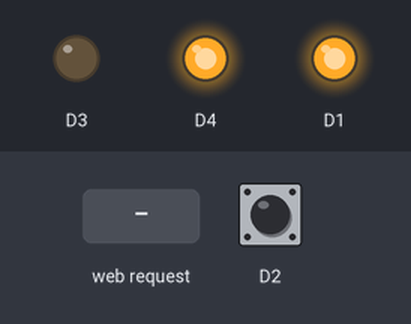
A sketch run on a simulated ESP8266 (Wemos D1 mini). Shown: output pins drawn as LEDs (lit = HIGH). The inputs (shaded band) are chosen by the test bench; at power-on: D2 HIGH. WiFi joins after 1.5 s; servers stay silent unless stated; what the sketch prints to the serial monitor is not drawn.

Above: at 2.7 s.
2.8 s: HTTP request GET /1/off received
At 3.5 s:
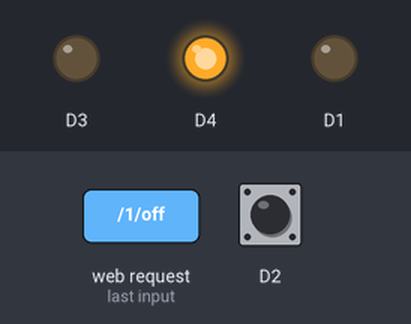
4.3 s: HTTP request GET /1/on received
At 4.6 s:
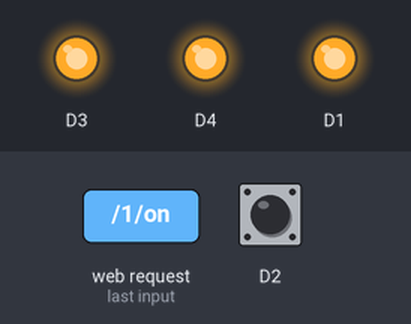
5.8 s: D2 pulled LOW for 0.15 s
At 5.87 s:
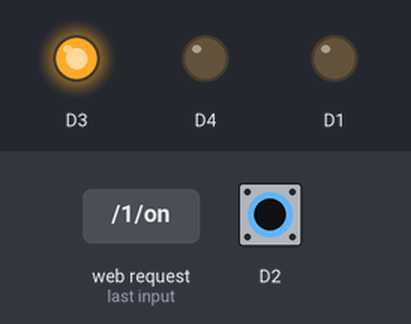
7.4 s: D2 pulled LOW for 3.2 s
At 11.8 s:
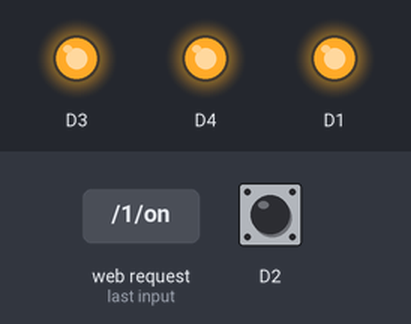
12.1 s: HTTP request GET /2/off received
At 13.0 s:
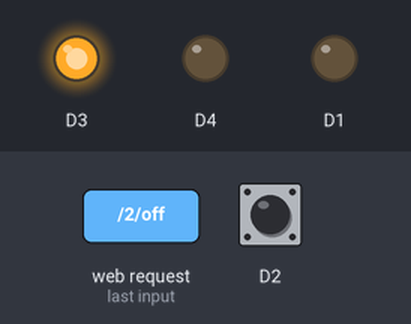
13.6 s: HTTP request GET /1/on received
At 14.2 s:
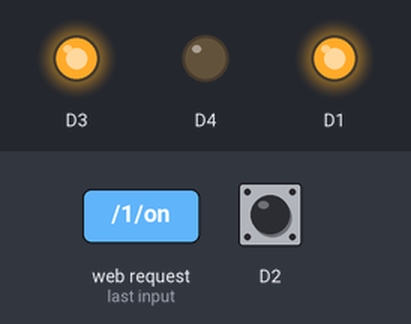
Timing chart, 0 to 16.1 s (numbered marks = the images above; inputs shaded):
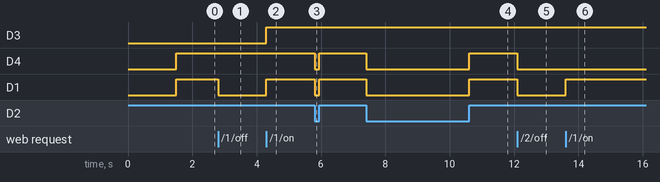

Measured:
- after the input at 2.8 s, D1: HIGH → LOW at once
- after the input at 4.3 s, D3, D1: LOW → HIGH at once
- after the input at 5.8 s, D4, D1: HIGH → LOW at once, → HIGH 0.15 s later
- after the input at 7.4 s, D4, D1: HIGH → LOW at once, → HIGH 3.2 s later
- after the input at 12.1 s, D4, D1: HIGH → LOW at once
- after the input at 13.6 s, D1: LOW → HIGH at once

The sketch:

wemos-light-switch.ino
```cpp
#include <ESP8266WiFi.h>
#include <WiFiClient.h>
#include <ESP8266WebServer.h>
#include <ESP8266mDNS.h>

#include "passwords.h" //this file contains the name and the password of the local router

ESP8266WebServer server ( 81 );
bool out2state = false;
bool button2state = false;

void switchOutput(int a, int value) {
  switch (value) {
    case 0:
    case 1:
      digitalWrite(D1, value);
      switch (a) {
        case 1: digitalWrite(D3, value); //set pin D3 to the state we want
            server.send (200, "text/html", "OK <a href='/1/on'>sw ON</a> <a href='/1/off'>sw OFF</a>");//respond to the server
            break;
        case 2: digitalWrite(D4, value);
            server.send (200, "text/html", "OK <a href='/2/on'>sw ON</a> <a href='/2/off'>sw OFF</a>");
            break;
      }
      break;
  }

}

void setup ( void ) {
  pinMode (D3, OUTPUT);
  pinMode (D4, OUTPUT);
  pinMode (D2, INPUT_PULLUP);
  pinMode (D1, OUTPUT);

	Serial.begin ( 115200 );//set serial terminal baud rate to 115200bps
	WiFi.begin ( ssid, password );//start the wireless radio and connect it to the ssid
	Serial.println ( "" );

	// Wait for connection
	while ( WiFi.status() != WL_CONNECTED ) { //while not connected, try to connect
		delay ( 500 );
		Serial.print ( "." );
	}

	Serial.println ( "" );
	Serial.print ( "Connected to " );
	Serial.println ( ssid );
	Serial.print ( "IP address: " );
	Serial.println ( WiFi.localIP() ); //here the local IP would show on the serial terminal
	if ( MDNS.begin ( "remoteSocket01" ) ) {//setting the mDNS responder allows not to type in the exact IP address
		Serial.println ( "MDNS responder started" );
	}

  server.on ("/2/off", []() {switchOutput(2,0); out2state = false; });
  server.on ("/2/on", []() {switchOutput(2,1);  out2state = true; });
  server.on ("/1/off", []() {switchOutput(1,0);});
  server.on ("/1/on", []() {switchOutput(1,1);});
	server.begin();
	Serial.println ( "HTTP server started" );
}

void loop ( void ) {
	server.handleClient();
  bool button2current = digitalRead(D2);
  if (button2state) {
     if (!button2current) {
        switchOutput(2,0); out2state = false;
        button2state = button2current;
     }
  } else {
    if (button2current) {
        switchOutput(2,1); out2state = true;
        button2state = button2current;
     }
  }
}
```

passwords.h
```cpp
#ifndef __PASSWORDS_H__
#define __PASSWORDS_H__

const char *ssid = "YOUR SSID";
const char *password = "YOUR PASS";

#endif
```
